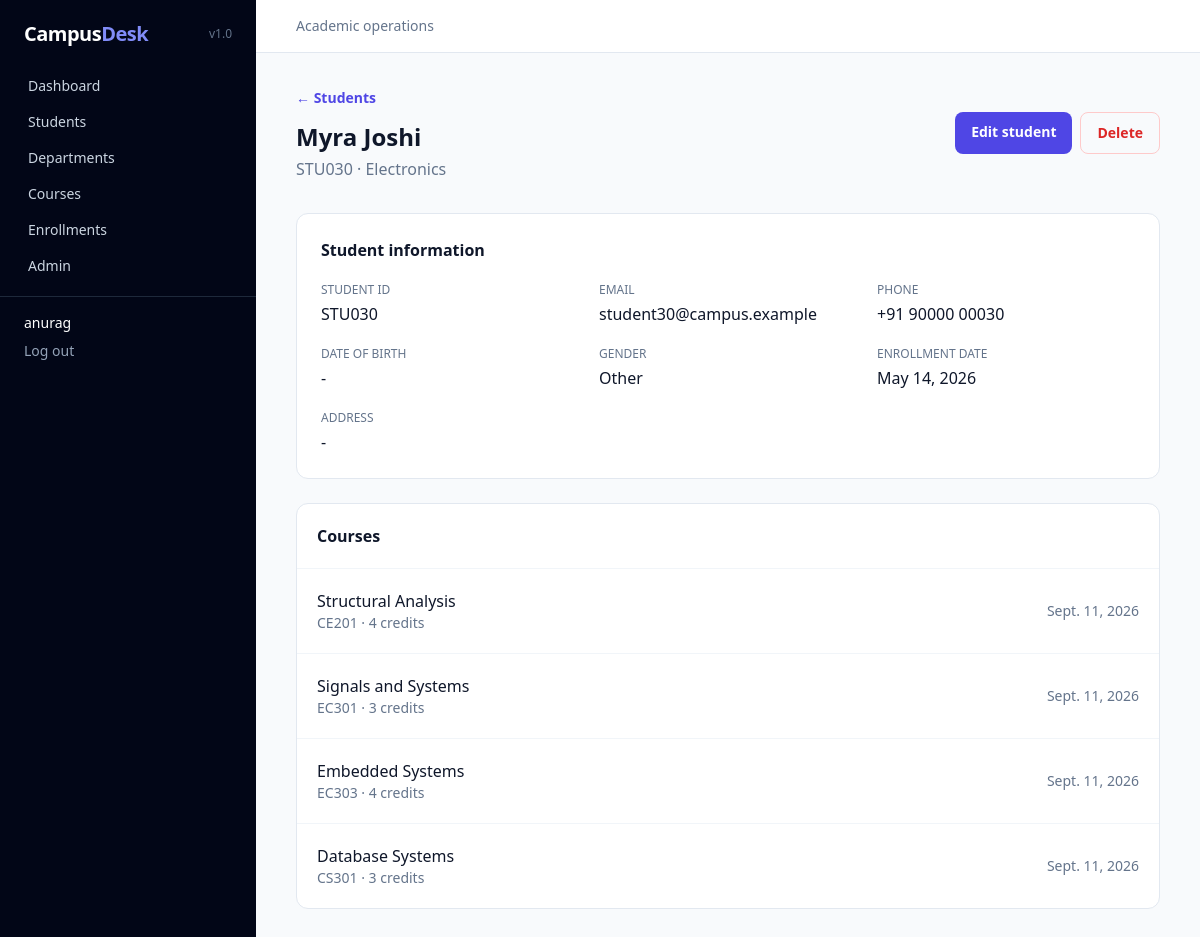
Screenshot of /students/30/ (signed in) with the database file from the repository.
### students/models.py (models this page shows, shortened)
class Student(models.Model):
	GENDER_CHOICES = [('M', 'Male'), ('F', 'Female'), ('O', 'Other')]
	student_id = models.CharField(max_length=30, unique=True)
	first_name = models.CharField(max_length=80)
	last_name = models.CharField(max_length=80)
	email = models.EmailField(unique=True)
	phone = models.CharField(max_length=30, blank=True)
	date_of_birth = models.DateField(null=True, blank=True)
	gender = models.CharField(max_length=1, choices=GENDER_CHOICES, blank=True)
	address = models.TextField(blank=True)
	department = models.ForeignKey(Department, on_delete=models.PROTECT, related_name='students')
	enrollment_date = models.DateField()
	profile_image = models.ImageField(upload_to='students/', blank=True)
	created_at = models.DateTimeField(auto_now_add=True)
	updated_at = models.DateTimeField(auto_now=True)
	class Meta:
		ordering = ['last_name', 'first_name']
	@property
	def full_name(self):
		return f'{self.first_name} {self.last_name}'

class Department(models.Model):
	name = models.CharField(max_length=120, unique=True)
	description = models.TextField(blank=True)
	created_at = models.DateTimeField(auto_now_add=True)
	class Meta:
		ordering = ['name']
	def __str__(self):
		return self.name

class Enrollment(models.Model):
	student = models.ForeignKey(Student, on_delete=models.CASCADE, related_name='enrollments')
	course = models.ForeignKey(Course, on_delete=models.CASCADE, related_name='enrollments')
	enrollment_date = models.DateField(auto_now_add=True)
	class Meta:
		ordering = ['-enrollment_date']
		constraints = [models.UniqueConstraint(fields=['student', 'course'], name='unique_student_course')]

class Course(models.Model):
	name = models.CharField(max_length=150)
	code = models.CharField(max_length=30, unique=True)
	description = models.TextField(blank=True)
	credits = models.PositiveSmallIntegerField(default=3)
	department = models.ForeignKey(Department, on_delete=models.PROTECT, related_name='courses')
	created_at = models.DateTimeField(auto_now_add=True)
	class Meta:
		ordering = ['code']

### students/views.py (the view)
# urls.py: path('students/<int:pk>/', views.student_detail, name='student_detail'),
@login_required
def student_detail(request, pk):
	student = get_object_or_404(Student.objects.select_related('department').prefetch_related('enrollments__course'), pk=pk)
	return render(request, 'students/student_detail.html', {'student': student})

### templates/students/student_detail.html
{% extends 'base.html' %}{% block title %}{{ student.full_name }} | Campus Desk{% endblock %}{% block content %}<div class="flex flex-col justify-between gap-4 sm:flex-row sm:items-center"><div><a href="{% url 'student_list' %}" class="text-sm font-semibold text-indigo-600">← Students</a><h1 class="mt-3 text-2xl font-bold">{{ student.full_name }}</h1><p class="mt-1 text-slate-500">{{ student.student_id }} · {{ student.department }}</p></div><div class="flex gap-2"><a href="{% url 'student_update' student.pk %}" class="rounded-lg bg-indigo-600 px-4 py-2.5 text-sm font-semibold text-white">Edit student</a><a href="{% url 'student_delete' student.pk %}" class="rounded-lg border border-red-200 px-4 py-2.5 text-sm font-semibold text-red-600">Delete</a></div></div><section class="mt-8 rounded-xl border border-slate-200 bg-white p-6"><h2 class="font-semibold">Student information</h2><dl class="mt-5 grid gap-5 sm:grid-cols-2 lg:grid-cols-3">{% for label, value in detail_fields %}{% endfor %}<div><dt class="text-xs uppercase text-slate-500">Student ID</dt><dd class="mt-1">{{ student.student_id }}</dd></div><div><dt class="text-xs uppercase text-slate-500">Email</dt><dd class="mt-1">{{ student.email }}</dd></div><div><dt class="text-xs uppercase text-slate-500">Phone</dt><dd class="mt-1">{{ student.phone|default:'-' }}</dd></div><div><dt class="text-xs uppercase text-slate-500">Date of birth</dt><dd class="mt-1">{{ student.date_of_birth|default:'-' }}</dd></div><div><dt class="text-xs uppercase text-slate-500">Gender</dt><dd class="mt-1">{{ student.get_gender_display|default:'-' }}</dd></div><div><dt class="text-xs uppercase text-slate-500">Enrollment date</dt><dd class="mt-1">{{ student.enrollment_date }}</dd></div><div class="sm:col-span-2 lg:col-span-3"><dt class="text-xs uppercase text-slate-500">Address</dt><dd class="mt-1">{{ student.address|default:'-' }}</dd></div></dl></section><section class="mt-6 rounded-xl border border-slate-200 bg-white"><h2 class="border-b border-slate-100 p-5 font-semibold">Courses</h2><div class="divide-y divide-slate-100">{% for enrollment in student.enrollments.all %}<div class="flex items-center justify-between p-5"><div><p class="font-medium">{{ enrollment.course.name }}</p><p class="text-sm text-slate-500">{{ enrollment.course.code }} · {{ enrollment.course.credits }} credits</p></div><span class="text-sm text-slate-500">{{ enrollment.enrollment_date }}</span></div>{% empty %}<p class="p-5 text-sm text-slate-500">This student is not enrolled in any courses.</p>{% endfor %}</div></section>{% endblock %}

### templates/base.html (shortened to what this page needs)
{% load static %}
<!doctype html>
<html lang="en">
<head>
  <script src="https://cdn.tailwindcss.com"></script>
</head>
<body class="min-h-screen bg-slate-50 text-slate-900">
  {% if user.is_authenticated %}
  <div class="min-h-screen lg:flex">
    <aside class="bg-slate-950 text-slate-300 lg:min-h-screen lg:w-64">
      <div class="flex items-center justify-between px-6 py-5"><a href="{% url 'dashboard' %}" class="text-xl font-bold tracking-tight text-white">Campus<span class="text-indigo-400">Desk</span></a><span class="text-xs text-slate-500">v1.0</span></div>
      <nav class="flex gap-1 overflow-x-auto px-3 pb-3 lg:block lg:px-4" aria-label="Main navigation">
        <a href="{% url 'dashboard' %}" class="block whitespace-nowrap rounded-lg px-3 py-2 text-sm hover:bg-slate-800 hover:text-white">Dashboard</a>
        <a href="{% url 'student_list' %}" class="block whitespace-nowrap rounded-lg px-3 py-2 text-sm hover:bg-slate-800 hover:text-white">Students</a>
        <a href="{% url 'department_list' %}" class="block whitespace-nowrap rounded-lg px-3 py-2 text-sm hover:bg-slate-800 hover:text-white">Departments</a>
        <a href="{% url 'course_list' %}" class="block whitespace-nowrap rounded-lg px-3 py-2 text-sm hover:bg-slate-800 hover:text-white">Courses</a>
        <a href="{% url 'enrollment_list' %}" class="block whitespace-nowrap rounded-lg px-3 py-2 text-sm hover:bg-slate-800 hover:text-white">Enrollments</a>
        <a href="/admin/" class="block whitespace-nowrap rounded-lg px-3 py-2 text-sm hover:bg-slate-800 hover:text-white">Admin</a>
      </nav>
      <div class="border-t border-slate-800 px-6 py-4 text-sm"><div class="truncate text-white">{{ user.get_username }}</div><form method="post" action="{% url 'logout' %}" class="mt-2">{% csrf_token %}<button class="text-slate-400 hover:text-white">Log out</button></form></div>
    </aside>
    <main class="flex-1"><header class="border-b border-slate-200 bg-white px-5 py-4 lg:px-10"><div class="mx-auto max-w-7xl"><p class="text-sm text-slate-500">Academic operations</p></div></header><div class="mx-auto max-w-7xl px-5 py-8 lg:px-10">
      {% block content %}{% endblock %}
    </div></main>
  </div>
  {% else %}{% block auth_content %}{% endblock %}{% endif %}
</body>
</html>

### rows the page displays
Student: full_name "Myra Joshi", student_id "STU030", department "Electronics", email "student30@campus.example", phone "+91 90000 00030", date_of_birth "-", gender "Other", enrollment_date "May 14, 2026", address "-"
Enrollment: course.name "Structural Analysis", course.code "CE201", course.credits "4", enrollment_date "Sept. 11, 2026"
Enrollment: course.name "Signals and Systems", course.code "EC301", course.credits "3", enrollment_date "Sept. 11, 2026"
Enrollment: course.name "Embedded Systems", course.code "EC303", course.credits "4", enrollment_date "Sept. 11, 2026"
Enrollment: course.name "Database Systems", course.code "CS301", course.credits "3", enrollment_date "Sept. 11, 2026"

### other values shown
{{ user.get_username }} "anurag"
